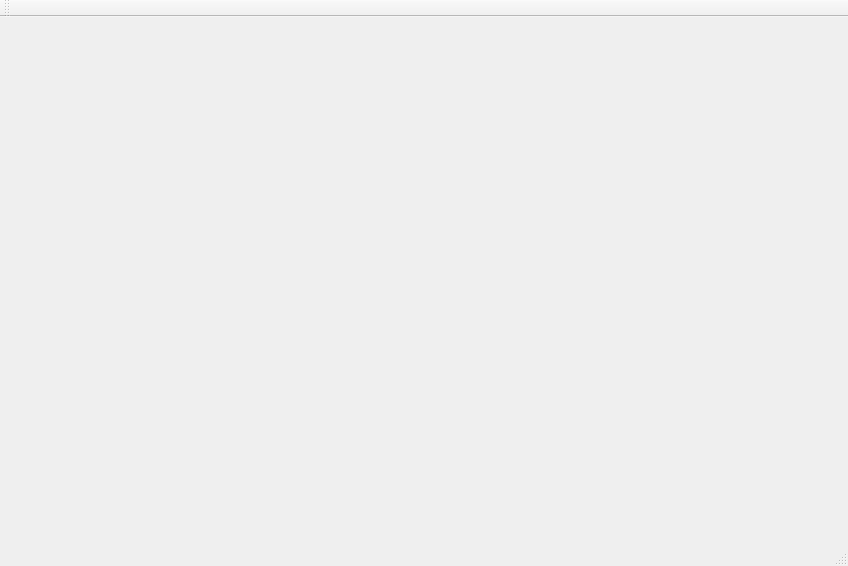
<?xml version="1.0" encoding="UTF-8"?>
<ui version="4.0">
 <class>MainWindow</class>
 <widget class="QMainWindow" name="MainWindow">
  <property name="geometry">
   <rect>
    <x>0</x>
    <y>0</y>
    <width>848</width>
    <height>566</height>
   </rect>
  </property>
  <property name="windowTitle">
   <string>MainWindow</string>
  </property>
  <widget class="QWidget" name="centralWidget"/>
  <widget class="QMenuBar" name="menuBar">
   <property name="geometry">
    <rect>
     <x>0</x>
     <y>0</y>
     <width>848</width>
     <height>25</height>
    </rect>
   </property>
  </widget>
  <widget class="QToolBar" name="mainToolBar">
   <attribute name="toolBarArea">
    <enum>TopToolBarArea</enum>
   </attribute>
   <attribute name="toolBarBreak">
    <bool>false</bool>
   </attribute>
  </widget>
  <widget class="QStatusBar" name="statusBar"/>
 </widget>
 <layoutdefault spacing="6" margin="11"/>
 <resources/>
 <connections/>
</ui>
